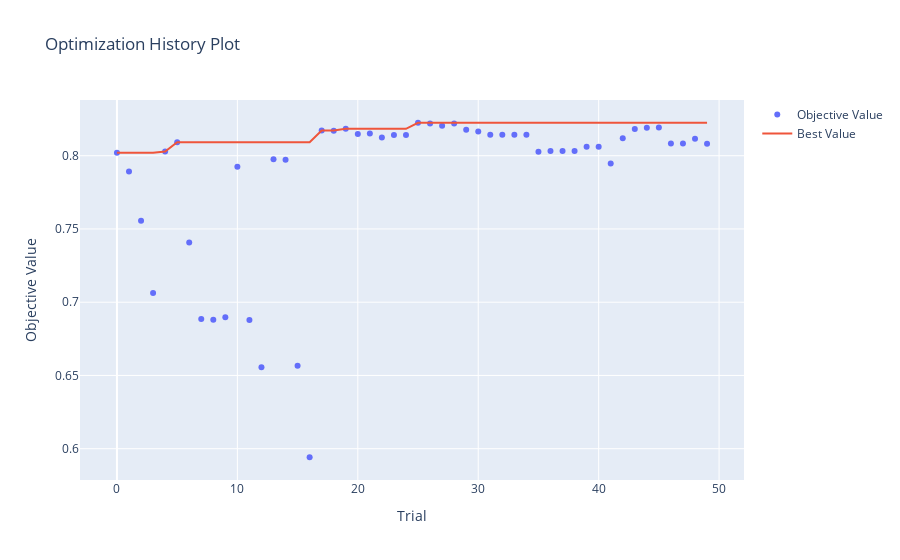
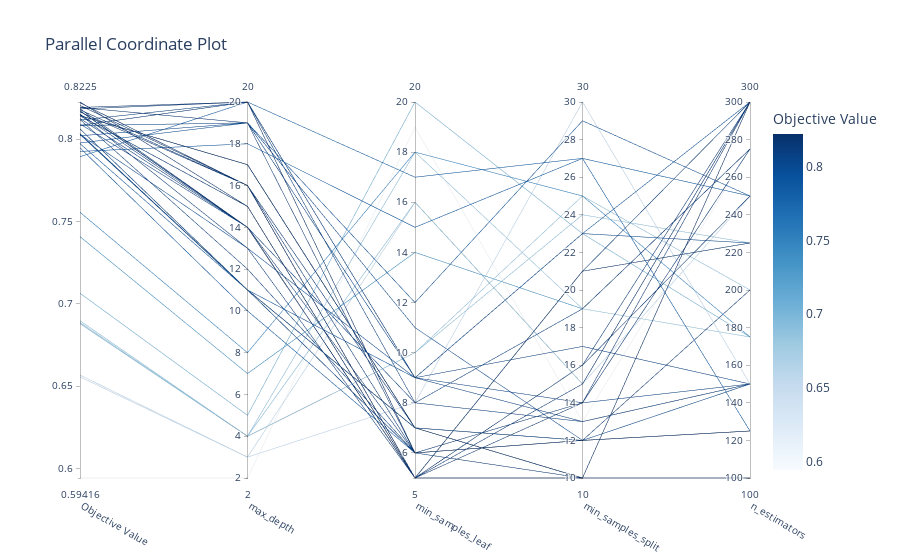
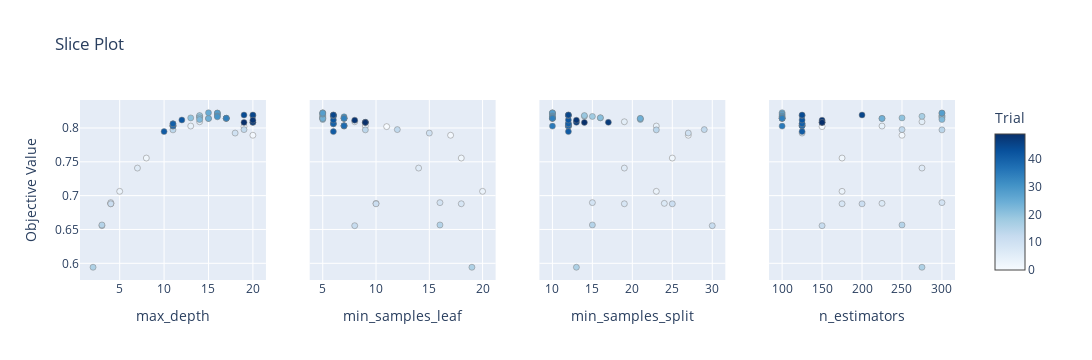

These figures' notebook cell, in order:
### Code cell
X_train, X_test, y_train, y_test = train_test_split(train_data_fe, target, test_size=0.2, random_state=42) 
best_rfc_fe = run_viusalize_optuna_rfc(X_train, X_test, y_train, y_test)

### Figure 1 — Plotly figure (JSON) as saved in the notebook; plotly's stock layout.template omitted (floating-point values rounded to 4 significant figures)
{"data": [{"mode": "markers", "name": "Objective Value", "type": "scatter", "x": [0, 1, 2, 3, 4, 5, 6, 7, 8, 9, 10, 11, 12, 13, 14, 15, 16, 17, 18, 19, 20, 21, 22, 23, 24, 25, 26, 27, 28, 29, 30, 31, 32, 33, 34, 35, 36, 37, 38, 39, 40, 41, 42, 43, 44, 45, 46, 47, 48, 49], "y": [0.802, 0.7893, 0.7555, 0.7063, 0.8028, 0.8092, 0.7407, 0.6886, 0.688, 0.6896, 0.7925, 0.6879, 0.6556, 0.7976, 0.7972, 0.6567, 0.5942, 0.8172, 0.817, 0.8184, 0.8149, 0.8151, 0.8125, 0.8141, 0.8141, 0.8225, 0.822, 0.8204, 0.822, 0.8178, 0.8165, 0.8142, 0.8142, 0.8142, 0.8142, 0.8027, 0.8032, 0.8032, 0.8032, 0.8061, 0.8061, 0.7946, 0.8118, 0.8183, 0.8191, 0.8192, 0.8083, 0.8083, 0.8115, 0.8082]}, {"mode": "lines", "name": "Best Value", "type": "scatter", "x": [0, 1, 2, 3, 4, 5, 6, 7, 8, 9, 10, 11, 12, 13, 14, 15, 16, 17, 18, 19, 20, 21, 22, 23, 24, 25, 26, 27, 28, 29, 30, 31, 32, 33, 34, 35, 36, 37, 38, 39, 40, 41, 42, 43, 44, 45, 46, 47, 48, 49], "y": [0.802, 0.802, 0.802, 0.802, 0.8028, 0.8092, 0.8092, 0.8092, 0.8092, 0.8092, 0.8092, 0.8092, 0.8092, 0.8092, 0.8092, 0.8092, 0.8092, 0.8172, 0.8172, 0.8184, 0.8184, 0.8184, 0.8184, 0.8184, 0.8184, 0.8225, 0.8225, 0.8225, 0.8225, 0.8225, 0.8225, 0.8225, 0.8225, 0.8225, 0.8225, 0.8225, 0.8225, 0.8225, 0.8225, 0.8225, 0.8225, 0.8225, 0.8225, 0.8225, 0.8225, 0.8225, 0.8225, 0.8225, 0.8225, 0.8225]}, {"marker": {"color": "#cccccc"}, "mode": "markers", "name": "Infeasible Trial", "showlegend": false, "type": "scatter", "x": [], "y": []}], "layout": {"autosize": true, "title": {"text": "Optimization History Plot"}, "xaxis": {"autorange": true, "range": [-2.996, 52.0], "title": {"text": "Trial"}, "type": "linear"}, "yaxis": {"autorange": true, "range": [0.5753, 0.8413], "title": {"text": "Objective Value"}, "type": "linear"}}}

### Figure 2 — Plotly figure (JSON) as saved in the notebook; plotly's stock layout.template omitted (floating-point values rounded to 4 significant figures)
{"data": [{"dimensions": [{"label": "Objective Value", "range": [0.5942, 0.8225], "values": [0.802, 0.7893, 0.7555, 0.7063, 0.8028, 0.8092, 0.7407, 0.6886, 0.688, 0.6896, 0.7925, 0.6879, 0.6556, 0.7976, 0.7972, 0.6567, 0.5942, 0.8172, 0.817, 0.8184, 0.8149, 0.8151, 0.8125, 0.8141, 0.8141, 0.8225, 0.822, 0.8204, 0.822, 0.8178, 0.8165, 0.8142, 0.8142, 0.8142, 0.8142, 0.8027, 0.8032, 0.8032, 0.8032, 0.8061, 0.8061, 0.7946, 0.8118, 0.8183, 0.8191, 0.8192, 0.8083, 0.8083, 0.8115, 0.8082]}, {"label": "max_depth", "range": [2, 20], "values": [19, 20, 8, 5, 13, 14, 7, 4, 4, 4, 18, 4, 3, 19, 11, 3, 2, 14, 14, 14, 13, 14, 14, 15, 15, 15, 16, 16, 16, 16, 16, 17, 17, 17, 17, 11, 11, 11, 11, 11, 11, 10, 12, 20, 19, 20, 20, 20, 20, 19]}, {"label": "min_samples_leaf", "range": [5, 20], "values": [11, 17, 18, 20, 9, 8, 14, 10, 18, 16, 15, 10, 8, 12, 9, 16, 19, 6, 5, 5, 5, 5, 5, 5, 5, 5, 5, 5, 5, 6, 7, 7, 7, 7, 7, 7, 7, 7, 7, 6, 6, 6, 6, 6, 6, 6, 9, 9, 8, 9]}, {"label": "min_samples_split", "range": [10, 30], "values": [12, 27, 25, 23, 23, 19, 19, 24, 19, 15, 27, 25, 30, 29, 23, 15, 13, 14, 15, 14, 16, 16, 21, 21, 21, 10, 10, 10, 10, 10, 10, 10, 10, 10, 10, 10, 12, 12, 12, 12, 12, 12, 12, 12, 12, 12, 13, 17, 13, 14]}, {"label": "n_estimators", "range": [100, 300], "values": [150, 250, 175, 175, 225, 275, 275, 225, 175, 300, 125, 200, 150, 250, 300, 250, 275, 275, 300, 300, 250, 300, 300, 225, 225, 100, 300, 100, 300, 100, 100, 100, 100, 100, 100, 100, 125, 125, 125, 125, 125, 125, 125, 125, 125, 200, 150, 150, 150, 150]}], "labelangle": 30, "labelside": "bottom", "line": {"color": [0.802, 0.7893, 0.7555, 0.7063, 0.8028, 0.8092, 0.7407, 0.6886, 0.688, 0.6896, 0.7925, 0.6879, 0.6556, 0.7976, 0.7972, 0.6567, 0.5942, 0.8172, 0.817, 0.8184, 0.8149, 0.8151, 0.8125, 0.8141, 0.8141, 0.8225, 0.822, 0.8204, 0.822, 0.8178, 0.8165, 0.8142, 0.8142, 0.8142, 0.8142, 0.8027, 0.8032, 0.8032, 0.8032, 0.8061, 0.8061, 0.7946, 0.8118, 0.8183, 0.8191, 0.8192, 0.8083, 0.8083, 0.8115, 0.8082], "colorbar": {"title": {"text": "Objective Value"}}, "colorscale": [[0, "rgb(247,251,255)"], [0.125, "rgb(222,235,247)"], [0.25, "rgb(198,219,239)"], [0.375, "rgb(158,202,225)"], [0.5, "rgb(107,174,214)"], [0.625, "rgb(66,146,198)"], [0.75, "rgb(33,113,181)"], [0.875, "rgb(8,81,156)"], [1, "rgb(8,48,107)"]], "reversescale": false, "showscale": true}, "type": "parcoords"}], "layout": {"autosize": true, "title": {"text": "Parallel Coordinate Plot"}}}

### Figure 3 — Plotly figure (JSON) as saved in the notebook; plotly's stock layout.template omitted (floating-point values rounded to 4 significant figures)
{"data": [{"marker": {"color": [0, 1, 2, 3, 4, 5, 6, 7, 8, 9, 10, 11, 12, 13, 14, 15, 16, 17, 18, 19, 20, 21, 22, 23, 24, 25, 26, 27, 28, 29, 30, 31, 32, 33, 34, 35, 36, 37, 38, 39, 40, 41, 42, 43, 44, 45, 46, 47, 48, 49], "colorbar": {"title": {"text": "Trial"}, "x": 1, "xpad": 40, "y": 0.5}, "colorscale": [[0, "rgb(247,251,255)"], [0.125, "rgb(222,235,247)"], [0.25, "rgb(198,219,239)"], [0.375, "rgb(158,202,225)"], [0.5, "rgb(107,174,214)"], [0.625, "rgb(66,146,198)"], [0.75, "rgb(33,113,181)"], [0.875, "rgb(8,81,156)"], [1, "rgb(8,48,107)"]], "line": {"color": "Grey", "width": 0.5}, "showscale": true}, "mode": "markers", "name": "Feasible Trial", "showlegend": false, "type": "scatter", "x": [19, 20, 8, 5, 13, 14, 7, 4, 4, 4, 18, 4, 3, 19, 11, 3, 2, 14, 14, 14, 13, 14, 14, 15, 15, 15, 16, 16, 16, 16, 16, 17, 17, 17, 17, 11, 11, 11, 11, 11, 11, 10, 12, 20, 19, 20, 20, 20, 20, 19], "xaxis": "x", "y": [0.802, 0.7893, 0.7555, 0.7063, 0.8028, 0.8092, 0.7407, 0.6886, 0.688, 0.6896, 0.7925, 0.6879, 0.6556, 0.7976, 0.7972, 0.6567, 0.5942, 0.8172, 0.817, 0.8184, 0.8149, 0.8151, 0.8125, 0.8141, 0.8141, 0.8225, 0.822, 0.8204, 0.822, 0.8178, 0.8165, 0.8142, 0.8142, 0.8142, 0.8142, 0.8027, 0.8032, 0.8032, 0.8032, 0.8061, 0.8061, 0.7946, 0.8118, 0.8183, 0.8191, 0.8192, 0.8083, 0.8083, 0.8115, 0.8082], "yaxis": "y"}, {"marker": {"color": [0, 1, 2, 3, 4, 5, 6, 7, 8, 9, 10, 11, 12, 13, 14, 15, 16, 17, 18, 19, 20, 21, 22, 23, 24, 25, 26, 27, 28, 29, 30, 31, 32, 33, 34, 35, 36, 37, 38, 39, 40, 41, 42, 43, 44, 45, 46, 47, 48, 49], "colorbar": {"title": {"text": "Trial"}, "x": 1, "xpad": 40}, "colorscale": [[0, "rgb(247,251,255)"], [0.125, "rgb(222,235,247)"], [0.25, "rgb(198,219,239)"], [0.375, "rgb(158,202,225)"], [0.5, "rgb(107,174,214)"], [0.625, "rgb(66,146,198)"], [0.75, "rgb(33,113,181)"], [0.875, "rgb(8,81,156)"], [1, "rgb(8,48,107)"]], "line": {"color": "Grey", "width": 0.5}, "showscale": false}, "mode": "markers", "name": "Feasible Trial", "showlegend": false, "type": "scatter", "x": [11, 17, 18, 20, 9, 8, 14, 10, 18, 16, 15, 10, 8, 12, 9, 16, 19, 6, 5, 5, 5, 5, 5, 5, 5, 5, 5, 5, 5, 6, 7, 7, 7, 7, 7, 7, 7, 7, 7, 6, 6, 6, 6, 6, 6, 6, 9, 9, 8, 9], "xaxis": "x2", "y": [0.802, 0.7893, 0.7555, 0.7063, 0.8028, 0.8092, 0.7407, 0.6886, 0.688, 0.6896, 0.7925, 0.6879, 0.6556, 0.7976, 0.7972, 0.6567, 0.5942, 0.8172, 0.817, 0.8184, 0.8149, 0.8151, 0.8125, 0.8141, 0.8141, 0.8225, 0.822, 0.8204, 0.822, 0.8178, 0.8165, 0.8142, 0.8142, 0.8142, 0.8142, 0.8027, 0.8032, 0.8032, 0.8032, 0.8061, 0.8061, 0.7946, 0.8118, 0.8183, 0.8191, 0.8192, 0.8083, 0.8083, 0.8115, 0.8082], "yaxis": "y2"}, {"marker": {"color": [0, 1, 2, 3, 4, 5, 6, 7, 8, 9, 10, 11, 12, 13, 14, 15, 16, 17, 18, 19, 20, 21, 22, 23, 24, 25, 26, 27, 28, 29, 30, 31, 32, 33, 34, 35, 36, 37, 38, 39, 40, 41, 42, 43, 44, 45, 46, 47, 48, 49], "colorbar": {"title": {"text": "Trial"}, "x": 1, "xpad": 40}, "colorscale": [[0, "rgb(247,251,255)"], [0.125, "rgb(222,235,247)"], [0.25, "rgb(198,219,239)"], [0.375, "rgb(158,202,225)"], [0.5, "rgb(107,174,214)"], [0.625, "rgb(66,146,198)"], [0.75, "rgb(33,113,181)"], [0.875, "rgb(8,81,156)"], [1, "rgb(8,48,107)"]], "line": {"color": "Grey", "width": 0.5}, "showscale": false}, "mode": "markers", "name": "Feasible Trial", "showlegend": false, "type": "scatter", "x": [12, 27, 25, 23, 23, 19, 19, 24, 19, 15, 27, 25, 30, 29, 23, 15, 13, 14, 15, 14, 16, 16, 21, 21, 21, 10, 10, 10, 10, 10, 10, 10, 10, 10, 10, 10, 12, 12, 12, 12, 12, 12, 12, 12, 12, 12, 13, 17, 13, 14], "xaxis": "x3", "y": [0.802, 0.7893, 0.7555, 0.7063, 0.8028, 0.8092, 0.7407, 0.6886, 0.688, 0.6896, 0.7925, 0.6879, 0.6556, 0.7976, 0.7972, 0.6567, 0.5942, 0.8172, 0.817, 0.8184, 0.8149, 0.8151, 0.8125, 0.8141, 0.8141, 0.8225, 0.822, 0.8204, 0.822, 0.8178, 0.8165, 0.8142, 0.8142, 0.8142, 0.8142, 0.8027, 0.8032, 0.8032, 0.8032, 0.8061, 0.8061, 0.7946, 0.8118, 0.8183, 0.8191, 0.8192, 0.8083, 0.8083, 0.8115, 0.8082], "yaxis": "y3"}, {"marker": {"color": [0, 1, 2, 3, 4, 5, 6, 7, 8, 9, 10, 11, 12, 13, 14, 15, 16, 17, 18, 19, 20, 21, 22, 23, 24, 25, 26, 27, 28, 29, 30, 31, 32, 33, 34, 35, 36, 37, 38, 39, 40, 41, 42, 43, 44, 45, 46, 47, 48, 49], "colorbar": {"title": {"text": "Trial"}, "x": 1, "xpad": 40}, "colorscale": [[0, "rgb(247,251,255)"], [0.125, "rgb(222,235,247)"], [0.25, "rgb(198,219,239)"], [0.375, "rgb(158,202,225)"], [0.5, "rgb(107,174,214)"], [0.625, "rgb(66,146,198)"], [0.75, "rgb(33,113,181)"], [0.875, "rgb(8,81,156)"], [1, "rgb(8,48,107)"]], "line": {"color": "Grey", "width": 0.5}, "showscale": false}, "mode": "markers", "name": "Feasible Trial", "showlegend": false, "type": "scatter", "x": [150, 250, 175, 175, 225, 275, 275, 225, 175, 300, 125, 200, 150, 250, 300, 250, 275, 275, 300, 300, 250, 300, 300, 225, 225, 100, 300, 100, 300, 100, 100, 100, 100, 100, 100, 100, 125, 125, 125, 125, 125, 125, 125, 125, 125, 200, 150, 150, 150, 150], "xaxis": "x4", "y": [0.802, 0.7893, 0.7555, 0.7063, 0.8028, 0.8092, 0.7407, 0.6886, 0.688, 0.6896, 0.7925, 0.6879, 0.6556, 0.7976, 0.7972, 0.6567, 0.5942, 0.8172, 0.817, 0.8184, 0.8149, 0.8151, 0.8125, 0.8141, 0.8141, 0.8225, 0.822, 0.8204, 0.822, 0.8178, 0.8165, 0.8142, 0.8142, 0.8142, 0.8142, 0.8027, 0.8032, 0.8032, 0.8032, 0.8061, 0.8061, 0.7946, 0.8118, 0.8183, 0.8191, 0.8192, 0.8083, 0.8083, 0.8115, 0.8082], "yaxis": "y4"}], "layout": {"height": 360, "title": {"text": "Slice Plot"}, "width": 1200, "xaxis": {"anchor": "y", "autorange": true, "domain": [0, 0.2125], "range": [0.584, 21.42], "title": {"text": "max_depth"}, "type": "linear"}, "xaxis2": {"anchor": "y2", "autorange": true, "domain": [0.2625, 0.475], "range": [3.82, 21.18], "title": {"text": "min_samples_leaf"}, "type": "linear"}, "xaxis3": {"anchor": "y3", "autorange": true, "domain": [0.525, 0.7375], "range": [8.427, 31.57], "title": {"text": "min_samples_split"}, "type": "linear"}, "xaxis4": {"anchor": "y4", "autorange": true, "domain": [0.7875, 1], "range": [84.27, 315.7], "title": {"text": "n_estimators"}, "type": "linear"}, "yaxis": {"anchor": "x", "autorange": true, "domain": [0, 1], "range": [0.5753, 0.8413], "title": {"text": "Objective Value"}, "type": "linear"}, "yaxis2": {"anchor": "x2", "autorange": true, "domain": [0, 1], "matches": "y", "range": [0.5753, 0.8413], "showticklabels": false, "type": "linear"}, "yaxis3": {"anchor": "x3", "autorange": true, "domain": [0, 1], "matches": "y", "range": [0.5753, 0.8413], "showticklabels": false, "type": "linear"}, "yaxis4": {"anchor": "x4", "autorange": true, "domain": [0, 1], "matches": "y", "range": [0.5753, 0.8413], "showticklabels": false, "type": "linear"}}}
